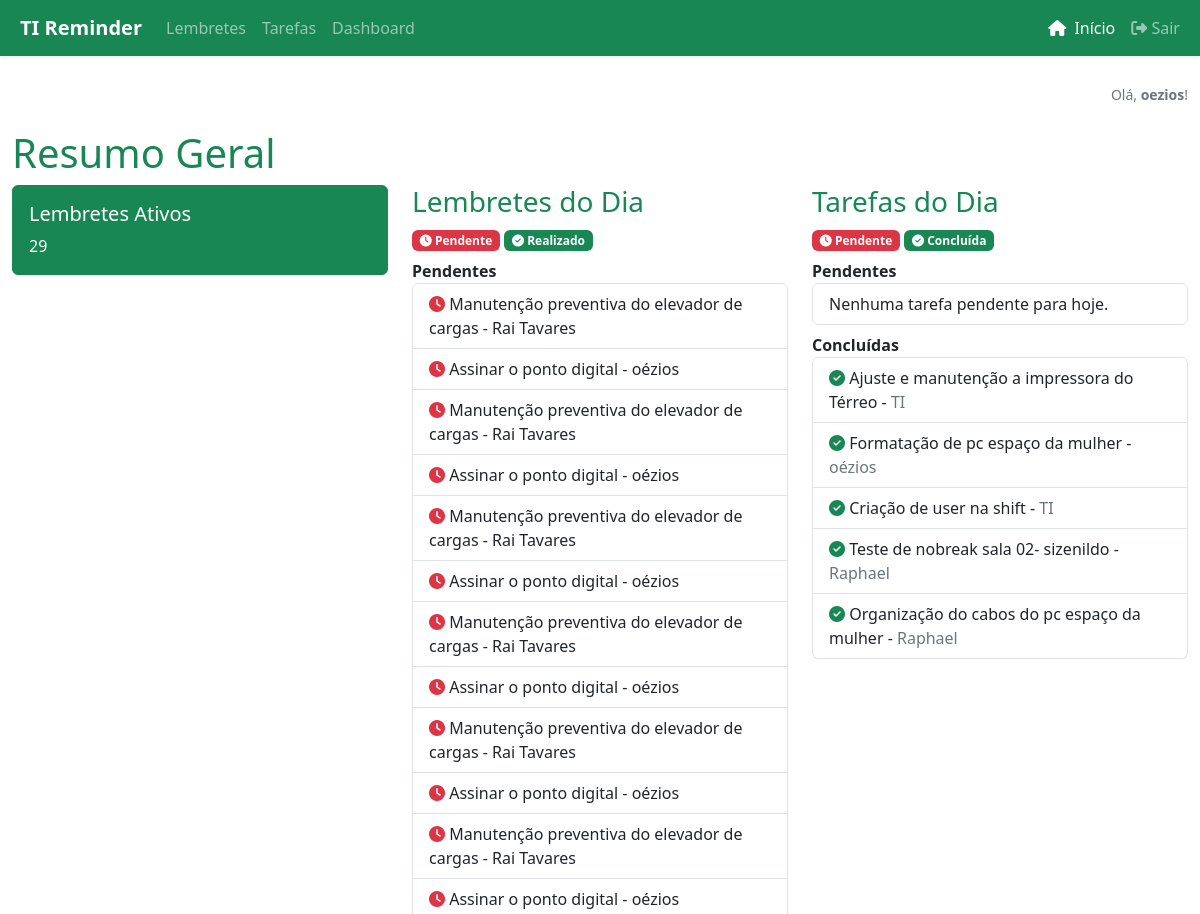
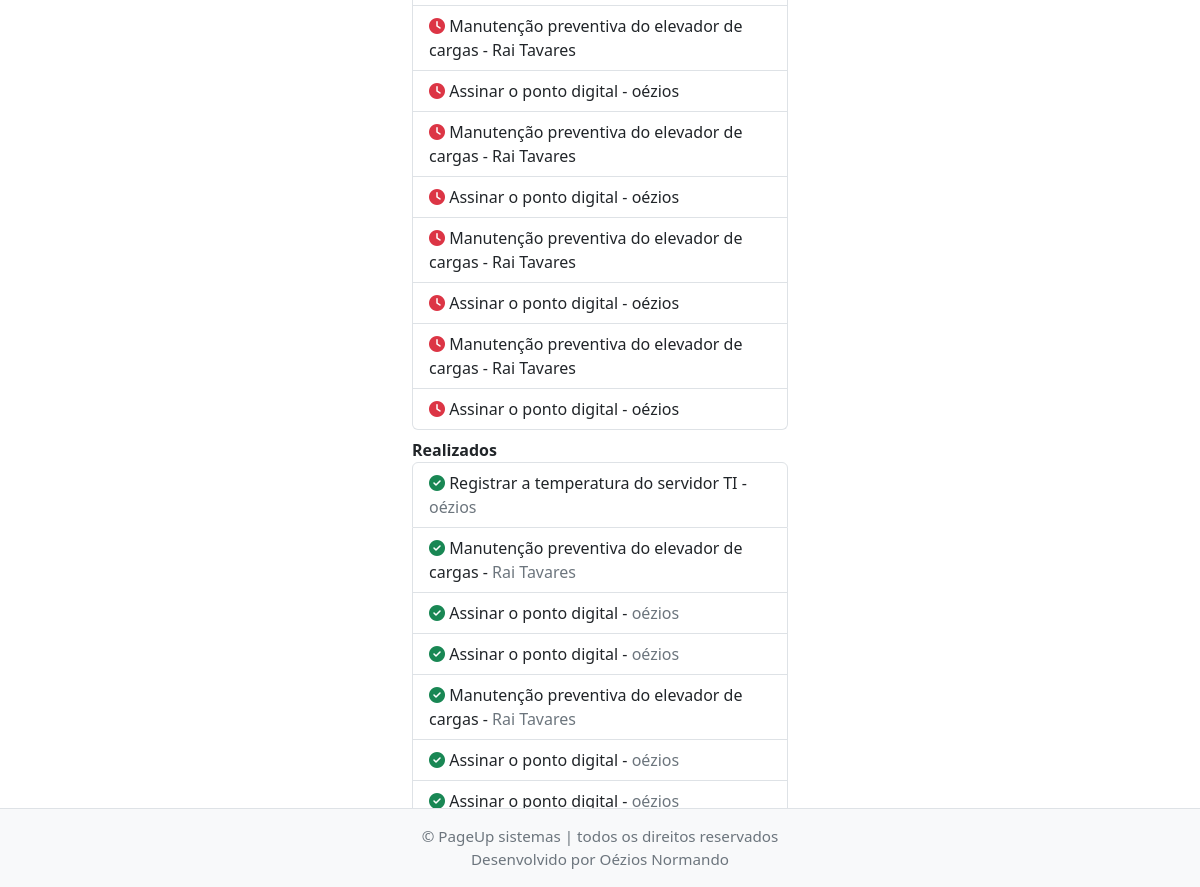
Screenshot of / (signed in) with the database file from the repository (2 pictures, top to bottom).
### app/models.py (models this page shows, shortened)
class User(db.Model):
    id = db.Column(db.Integer, primary_key=True)
    username = db.Column(db.String(64), unique=True, nullable=False)
    email = db.Column(db.String(120), unique=True, nullable=False)
    password_hash = db.Column(db.String(128), nullable=False)
    is_admin = db.Column(db.Boolean, default=False)
    ativo = db.Column(db.Boolean, default=True)  # Novo campo para ativação/desativação
    reminders = db.relationship('Reminder', backref='user', lazy=True)
    tasks = db.relationship('Task', backref='user', lazy=True)

class Reminder(db.Model):
    id = db.Column(db.Integer, primary_key=True)
    name = db.Column(db.String(120), nullable=False)
    type = db.Column(db.String(50), nullable=False)
    due_date = db.Column(db.Date, nullable=False)
    responsible = db.Column(db.String(100), nullable=False)
    frequency = db.Column(db.String(20), nullable=True)
    notified = db.Column(db.Boolean, default=False)
    completed = db.Column(db.Boolean, default=False)
    sector_id = db.Column(db.Integer, db.ForeignKey('sector.id'), nullable=True)
    user_id = db.Column(db.Integer, db.ForeignKey('user.id'), nullable=True)

class Task(db.Model):
    id = db.Column(db.Integer, primary_key=True)
    description = db.Column(db.String(200), nullable=False)
    date = db.Column(db.Date, default=datetime.utcnow)
    responsible = db.Column(db.String(100), nullable=False)
    completed = db.Column(db.Boolean, default=False)
    sector_id = db.Column(db.Integer, db.ForeignKey('sector.id'), nullable=True)
    user_id = db.Column(db.Integer, db.ForeignKey('user.id'), nullable=True)

### app/routes.py (the view)
@bp.route('/')
@login_required
def index():
    if session.get('is_admin'):
        reminders = Reminder.query.all()
    else:
        reminders = Reminder.query.filter_by(user_id=session.get('user_id')).all()
    for r in reminders:
        if r.due_date < date.today() and not r.notified:
            if r.frequency == 'diario':
                next_due = r.due_date + relativedelta(days=1)
            elif r.frequency == 'quinzenal':
                next_due = r.due_date + relativedelta(days=15)
            elif r.frequency == 'mensal':
                next_due = r.due_date + relativedelta(months=1)
            elif r.frequency == 'anual':
                next_due = r.due_date + relativedelta(years=1)
            else:
                continue
            novo = Reminder(
                name=r.name,
                type=r.type,
                due_date=next_due,
                responsible=r.responsible,
                frequency=r.frequency,
                sector_id=r.sector_id,
                user_id=r.user_id
            )
            db.session.add(novo)
            r.notified = True  # marca o lembrete antigo para não duplicar
            db.session.commit()
    if session.get('is_admin'):
        reminders_count = Reminder.query.count()
        reminders_today = Reminder.query.filter(Reminder.due_date <= date.today()).all()
        reminders_today_pend = [r for r in reminders_today if not r.completed]
        reminders_today_done = [r for r in reminders_today if r.completed]
        tasks_today = Task.query.filter(Task.date <= date.today()).all()
        tasks_today_pend = [t for t in tasks_today if not t.completed]
        tasks_today_done = [t for t in tasks_today if t.completed]
    else:
        reminders_count = Reminder.query.filter_by(user_id=session.get('user_id')).count()
        reminders_today = Reminder.query.filter(Reminder.due_date <= date.today(), Reminder.user_id == session.get('user_id')).all()
        reminders_today_pend = [r for r in reminders_today if not r.completed]
        reminders_today_done = [r for r in reminders_today if r.completed]
        tasks_today = Task.query.filter(Task.date <= date.today(), Task.user_id == session.get('user_id')).all()
        tasks_today_pend = [t for t in tasks_today if not t.completed]
        tasks_today_done = [t for t in tasks_today if t.completed]
    return render_template(
        'index.html',
        reminders_count=reminders_count,
        reminders_today_pend=reminders_today_pend,
        reminders_today_done=reminders_today_done,
        tasks_today_pend=tasks_today_pend,
        tasks_today_done=tasks_today_done
    )

### app/auth_utils.py (called while the page is built)
def login_required(f):
    @wraps(f)
    def decorated_function(*args, **kwargs):
        if 'user_id' not in session:
            flash('Faça login para acessar esta página.', 'danger')
            return redirect(url_for('auth.login'))
        from .models import User
        user = User.query.get(session['user_id'])
        if user and not user.ativo:
            session.clear()
            flash('Seu acesso foi desativado pelo administrador.', 'danger')
            return redirect(url_for('auth.login'))
        return f(*args, **kwargs)
    return decorated_function

### app/templates/index.html (shortened to what this page needs)
{% extends 'base.html' %}
{% block content %}
<h1>Resumo Geral</h1>
<div class="row">
  <div class="col-md-4">
    <div class="card text-white bg-success mb-3">
      <div class="card-body">
        <h5 class="card-title">Lembretes Ativos</h5>
        <p class="card-text">{{ reminders_count }}</p>
      </div>
    </div>
  </div>
  <div class="col-md-4">
    <h3>Lembretes do Dia</h3>
    <div class="mb-2">
      <span class="badge bg-danger"><i class="fas fa-clock"></i> Pendente</span>
      <span class="badge bg-success"><i class="fas fa-check-circle"></i> Realizado</span>
    </div>
    <strong>Pendentes</strong>
    <ul class="list-group mb-2">
      {% for reminder in reminders_today_pend %}
        <li class="list-group-item">
          <span class="text-danger" title="Pendente"><i class="fas fa-clock"></i></span>
          {{ reminder.name }} - <span>{{ reminder.responsible }}</span>
        </li>
      {% else %}
        <li class="list-group-item">Nenhum lembrete pendente para hoje.</li>
      {% endfor %}
    </ul>
    <strong>Realizados</strong>
    <ul class="list-group">
      {% for reminder in reminders_today_done %}
        <li class="list-group-item">
          <span class="text-success" title="Realizado"><i class="fas fa-check-circle"></i></span>
          {{ reminder.name }} - <span class="text-secondary">{{ reminder.responsible }}</span>
        </li>
      {% else %}
        <li class="list-group-item">Nenhum lembrete realizado hoje.</li>
      {% endfor %}
    </ul>
  </div>
  <div class="col-md-4">
    <h3>Tarefas do Dia</h3>
    <div class="mb-2">
      <span class="badge bg-danger"><i class="fas fa-clock"></i> Pendente</span>
      <span class="badge bg-success"><i class="fas fa-check-circle"></i> Concluída</span>
    </div>
    <strong>Pendentes</strong>
    <ul class="list-group mb-2">
      {% for task in tasks_today_pend %}
        <li class="list-group-item">
          <span class="text-danger" title="Pendente"><i class="fas fa-clock"></i></span>
          {{ task.description }} - <span>{{ task.responsible }}</span>
        </li>
      {% else %}
        <li class="list-group-item">Nenhuma tarefa pendente para hoje.</li>
      {% endfor %}
    </ul>
    <strong>Concluídas</strong>
    <ul class="list-group">
      {% for task in tasks_today_done %}
        <li class="list-group-item">
          <span class="text-success" title="Concluída"><i class="fas fa-check-circle"></i></span>
          {{ task.description }} - <span class="text-secondary">{{ task.responsible }}</span>
        </li>
      {% else %}
        <li class="list-group-item">Nenhuma tarefa concluída hoje.</li>
      {% endfor %}
    </ul>
  </div>
</div>
{% endblock %}

### app/templates/base.html (shortened to what this page needs)
<!DOCTYPE html>
<html lang="pt-br">
<head>
    <link href="https://cdn.jsdelivr.net/npm/bootstrap@5.3.0/dist/css/bootstrap.min.css" rel="stylesheet">
    <link rel="stylesheet" href="{{ url_for('static', filename='style.css') }}">
    <link rel="stylesheet" href="https://cdnjs.cloudflare.com/ajax/libs/font-awesome/6.4.2/css/all.min.css">
</head>
<body style="padding-bottom: 100px;">
{% if session.get('user_id') %}
<nav class="navbar navbar-expand-lg navbar-dark bg-success shadow-sm mb-4">
  <div class="container-fluid">
    <a class="navbar-brand fw-bold" href="{{ url_for('main.index') }}">
      TI Reminder
    </a>
    <div class="collapse navbar-collapse">
      <ul class="navbar-nav me-auto mb-2 mb-lg-0">
        <li class="nav-item"><a class="nav-link" href="/reminders">Lembretes</a></li>
        <li class="nav-item"><a class="nav-link" href="/tasks">Tarefas</a></li>
        <li class="nav-item"><a class="nav-link" href="/dashboard">Dashboard</a></li>
      </ul>
      <ul class="navbar-nav ms-auto mb-2 mb-lg-0">
        <li class="nav-item">
          <a class="nav-link {% if request.endpoint == 'main.index' %}active{% endif %}" href="{{ url_for('main.index') }}"><i class="fas fa-home me-1"></i> Início</a>
        </li>
        <li class="nav-item">
          <a class="nav-link" href="{{ url_for('auth.logout') }}">
            <i class="fas fa-sign-out-alt"></i> Sair
          </a>
        </li>
      </ul>
    </div>
  </div>
</nav>
{% endif %}
{% if session.get('username') %}
  <div class="container mt-1">
    <div class="d-flex justify-content-end">
      <span class="text-secondary small">Olá, <strong>{{ session['username'] }}</strong>!</span>
    </div>
  </div>
{% endif %}
<div class="container mt-4">
    {% block content %}{% endblock %}
</div>
<footer class="footer py-3 bg-light text-center fixed-bottom border-top" style="font-size: 0.95rem; color: #6c757d;">
  <div class="container">
    <span>&copy; PageUp sistemas | todos os direitos reservados<br>Desenvolvido por Oézios Normando</span>
  </div>
</footer>
</body>
</html>

### app/static/style.css (style rules this page uses)
html, body { height: 100%; }
body { min-height: 100vh; display: flex; flex-direction: column; padding-bottom: 40px; }
.container { flex: 1 0 auto; overflow-y: auto; max-width: 100vw; }
.card { margin-bottom: 20px; }

### app/templates/base.html (style rules this page uses)
.bg-success { background-color: #198754; border-color: #198754; }
a { color: #198754; }
h1, h2, h3, h4, h5, h6 { color: #198754; }

### rows the page displays
User: username "oezios"
Reminder: name "Manutenção preventiva do elevador de cargas", responsible "Rai Tavares"
Reminder: name "Assinar o ponto digital", responsible "oézios"
Reminder: name "Manutenção preventiva do elevador de cargas", responsible "Rai Tavares"
Reminder: name "Assinar o ponto digital", responsible "oézios"
Reminder: name "Manutenção preventiva do elevador de cargas", responsible "Rai Tavares"
Reminder: name "Assinar o ponto digital", responsible "oézios"
Reminder: name "Manutenção preventiva do elevador de cargas", responsible "Rai Tavares"
Reminder: name "Assinar o ponto digital", responsible "oézios"
Reminder: name "Manutenção preventiva do elevador de cargas", responsible "Rai Tavares"
Reminder: name "Assinar o ponto digital", responsible "oézios"
Reminder: name "Manutenção preventiva do elevador de cargas", responsible "Rai Tavares"
Reminder: name "Assinar o ponto digital", responsible "oézios"
Reminder: name "Manutenção preventiva do elevador de cargas", responsible "Rai Tavares"
Reminder: name "Assinar o ponto digital", responsible "oézios"
Reminder: name "Manutenção preventiva do elevador de cargas", responsible "Rai Tavares"
Reminder: name "Assinar o ponto digital", responsible "oézios"
Reminder: name "Manutenção preventiva do elevador de cargas", responsible "Rai Tavares"
Reminder: name "Assinar o ponto digital", responsible "oézios"
Reminder: name "Manutenção preventiva do elevador de cargas", responsible "Rai Tavares"
Reminder: name "Assinar o ponto digital", responsible "oézios"
Reminder: name "Registrar a temperatura do servidor TI", responsible "oézios"
Reminder: name "Manutenção preventiva do elevador de cargas", responsible "Rai Tavares"
Reminder: name "Assinar o ponto digital", responsible "oézios"
Reminder: name "Assinar o ponto digital", responsible "oézios"
Reminder: name "Manutenção preventiva do elevador de cargas", responsible "Rai Tavares"
Reminder: name "Assinar o ponto digital", responsible "oézios"
Reminder: name "Assinar o ponto digital", responsible "oézios"
Task: description "Ajuste e manutenção a impressora do Térreo", responsible "TI"
Task: description "Formatação de pc espaço da mulher", responsible "oézios"
Task: description "Criação de user na shift", responsible "TI"
Task: description "Teste de nobreak sala 02- sizenildo", responsible "Raphael"
Task: description "Organização do cabos do pc espaço da mulher", responsible "Raphael"

### other values shown
{{ reminders_count }} "29"
